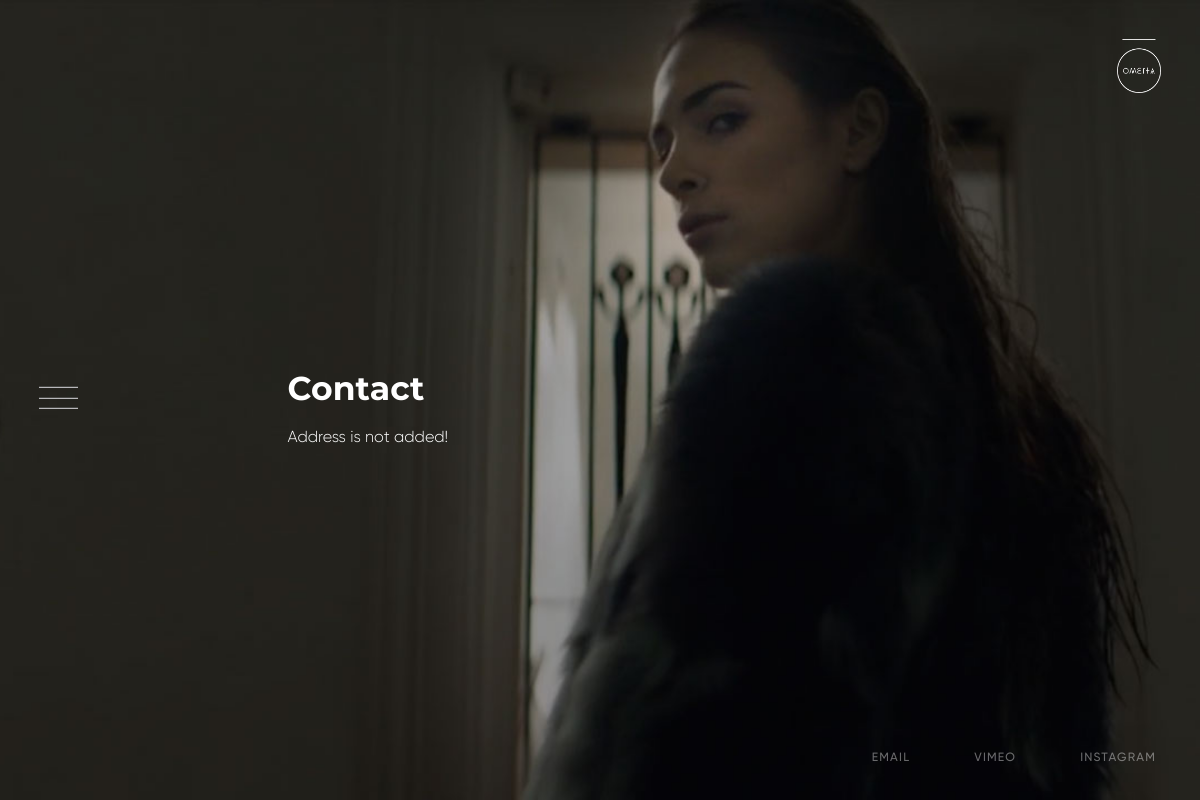
The app's page /contacts, older data.
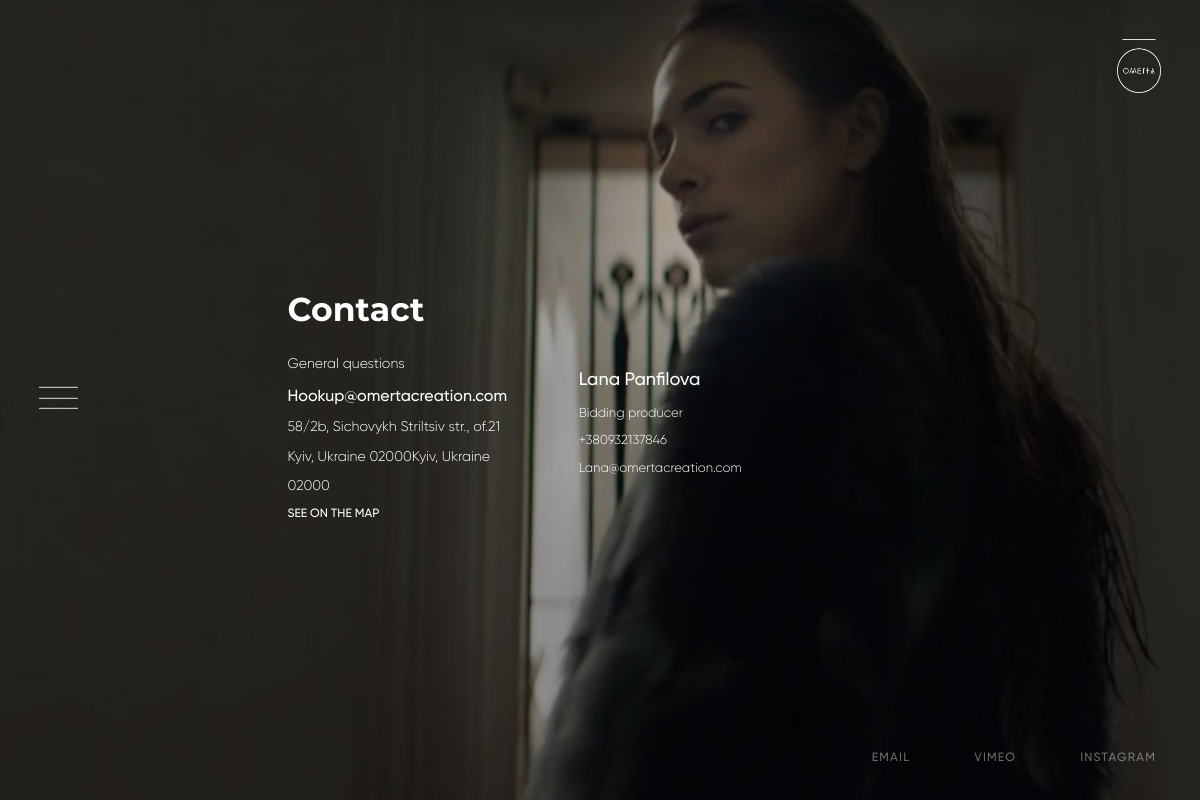
The same page, newer data.
### ometa/models.py (models this page shows, shortened)
class Addres(models.Model):
    email = models.EmailField(max_length=30, default='No email')
    place = models.CharField(max_length=120, default='No address')
    link_for_google_maps = models.CharField(max_length=120, default='No link')

class Contact(models.Model):
    name = models.CharField(max_length=30, default='No name')
    position = models.CharField(max_length=30, default='No position')
    phone = PhoneNumberField(default='No phone number')
    email = models.EmailField(max_length=30, default='No email')

### ometa/views.py (the view)
# urls.py: path('contacts', views.contacts, name='contacts'),
def contacts(request):
    contact_list = Contact.objects.all()
    address_list = Addres.objects.all()
    error_cont = ''
    error_address = ''
    if not contact_list:
        error_cont = "Contacts is not added!"
    if not address_list:
        error_address = "Address is not added!"
    context = {
        "contacts": contact_list,
        "addresses": address_list,
        "error_cont": error_cont,
        "error_address": error_address
    }
    return render(request, "partials/contacts.html", context)

### templates/partials/contacts.html (shortened to what this page needs)
{% extends 'base.html' %}
{% block body %}
{% load static %}
    <main class="content" data-page="home">
      <div class="main-screen full-screen">
        <div class="main-screen centered-image full-screen" style="background-image: url(./static/img/contacts-bg.jpg)">
          <div class="contacts">
            <h1 class="contacts__info-item contacts__title">Contact
            </h1>
            <span class="contacts__address">{{ error_address }}</span>
            <div class="contacts__list">
              {% for obj in addresses %}
              <div class="contacts__item-block contacts__info">
                <span class="contacts__info-item">General questions</span>
                <a class="contacts__info-item contacts__main-contact"
                  href="mailto:{{ obj.email }}">{{ obj.email }}</a>
                  <span class="contacts__info-item contacts__address">{{ obj.place }}</span>
                  <a class="contacts__info-item contacts__coordinates"
                  href="{{ obj.link_for_google_maps }}" target="_blank"
                  title="{{ obj.place }}">see on the map</a>
              </div>
              {% endfor %}
              {% for obj in contacts %}
              <div class="contacts__item-block">
                <div class="contacts__item contacts__name">{{ obj.name }}</div>
                <div class="contacts__item contacts__position">{{ obj.position }}</div><a
                  class="contacts__item contacts__phone" href="tel:{{ obj.phone }}">{{ obj.phone }}</a>
                  <a class="contacts__item contacts__email" href="mailto:{{ obj.email }}">{{ obj.email }}</a>
              </div>
              {% endfor %}
            </div>
          </div>
{% endblock %}

Row changes from the older to the newer data that the page shows:
added Addres: email "Hookup@omertacreation.com", place "58/2b, Sichovykh Striltsiv str., of.21 Kyiv, Ukraine 02000Kyiv, Ukraine 02000"
added Contact: name "Lana Panfilova", position "Bidding producer", phone "+380932137846", email "Lana@omertacreation.com"
Text that changed along with them:
{{ error_address }}: "Address is not added!" → (not shown)
